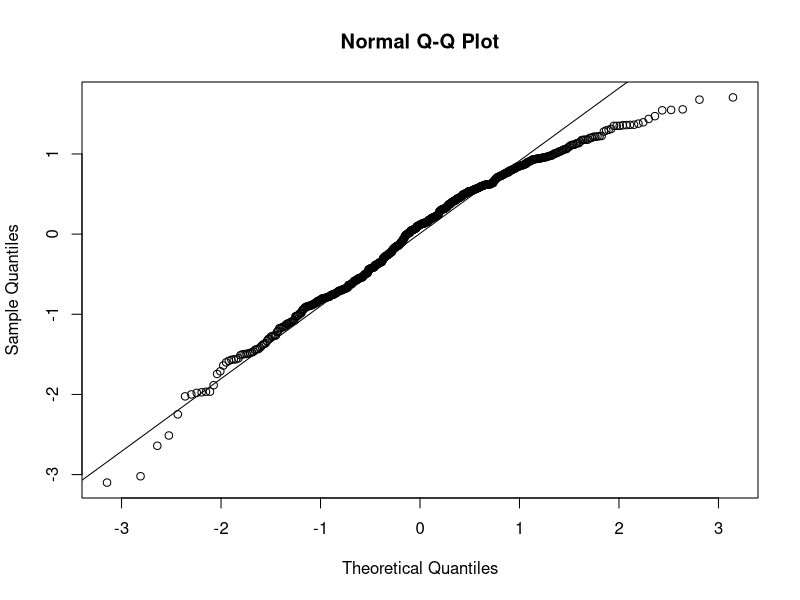

Recreate this plot in R. (Note: this script raises an error after producing the figure.)
#### R script for MODELS in RQ2 ####

# Load libraries
library(dplyr)
library(tidyverse)
library(ggplot2) 

# Load Data
zscores <- read.csv("Data/fullanomalies.csv", header = TRUE)

# Create subset dataframes for drought vs non drought

summer_zscores <- zscores %>%
  filter(week >= 18 & week <= 43)

neg_gpp <- zscores %>%
  filter(gpp_z_scores < 0) # 305 out of 624 are negative

zscores <- zscores %>%
  mutate(condition = ifelse(year %in% c(2003, 2018), "drought", "normal"))

zscores$year_group <- ifelse(zscores$year %in% c(2000, 2001, 2002, 2004, 2005, 2015, 2016, 2017, 2019, 2020), "normal",
                             # ifelse(drivers$year %in% c(2015, 2016, 2017, 2019, 2020), "2015-2020",
                             ifelse(zscores$year %in% c(2003), "2003", 
                                    ifelse(zscores$year %in% c(2018), "2018", NA)))

nondrought <- zscores %>%
  filter(!(year %in% c(2003, 2018)))


# Models

library(lme4)
library(lmerTest)

model <- lmer(gpp_z_scores ~  temp_z_scores + sm1_z_scores + sm2_z_scores + sm3_z_scores + swr_z_scores + vpd_z_scores + (1|condition), data = zscores)
summary(model)

residuals <- resid(model)
shapiro.test(residuals)
qqnorm(residuals) 
qqline(residuals)


model <- lmer(gpp_z_scores ~  temp_z_scores * sm1_z_scores * sm2_z_scores * sm3_z_scores * vpd_z_scores + (1|condition), data = summer_zscores)
summary(model)

residuals <- resid(model)
shapiro.test(residuals)
qqnorm(residuals) 
qqline(residuals)




#### Timeseries plots of z-scores ####
nondrought <- nondrought %>%
  group_by(doy) %>%
  mutate(mean_gpp = mean(gpp_z_scores, na.rm = TRUE),
         mean_maxT = mean(temp_z_scores, na.rm = TRUE),
         mean_sm1 = mean(sm1_z_scores, na.rm = TRUE),
         mean_sm2 = mean(sm2_z_scores, na.rm = TRUE),
         mean_sm3 = mean(sm3_z_scores, na.rm = TRUE),
         mean_vpd = mean(vpd_z_scores, na.rm = TRUE),
         mean_swr = mean(swr_z_scores, na.rm = TRUE)) %>%
  ungroup()

drought1 <- zscores %>%
  filter((year %in% c(2003, 2018)))

drought1 <- drought1 %>%
  group_by(year) %>%
  mutate(mean_maxT = temp_z_scores, mean_gpp = gpp_z_scores, mean_sm1 = sm1_z_scores, mean_sm2 = sm2_z_scores, mean_sm3 = sm3_z_scores, mean_vpd = vpd_z_scores, mean_swr = swr_z_scores) %>%
  ungroup()

new <- rbind(drought1, nondrought)

palette_anomalies <- c("#D6A400", "#B80422", "darkgrey")

gpp_plotz <- ggplot(new, aes(x = doy, y = mean_gpp, group = year_group, colour = year_group, linetype = condition)) +
  geom_line(size = 0.8) +
  labs(title = "",
       x = "Summer months",
       y = "GPP (gC/m²/day)",
       colour = "Year:") +
  scale_colour_manual(values = palette_anomalies) +
  #scale_shape_manual() + 
  theme(legend.position = "none", panel.background = element_blank(), axis.line = element_line(colour = "black"), 
        plot.title = element_text(size=12, hjust=0.5),
        axis.title = element_text(size=11),
        axis.text = element_text(size=9),
        legend.title = element_text(size = 11, face = "bold", ),
        legend.text = element_text(size = 11),
        plot.margin = margin(1, 1, 1, 1, "cm")) +
  scale_x_continuous(breaks = c(126, 154, 182, 217, 252), 
                     labels = c("May", "Jun", "Jul", "Aug", "Sep"))

plot(gpp_plotz)

maxT_plotz <- ggplot(new, aes(x = doy, y = mean_maxT, group = year_group, colour = year_group, linetype = condition)) +
  geom_line(size = 0.8) +
  labs(title = "",
       x = "Time (months)",
       y = "Max temperature (°C)",
       colour = "Year:") +
  scale_colour_manual(values = palette_anomalies) +
  #scale_shape_manual() + 
  theme(legend.position = "none", panel.background = element_blank(), axis.line = element_line(colour = "black"), 
        plot.title = element_text(size=12, hjust=0.5),
        axis.title = element_text(size=11),
        axis.text = element_text(size=9),
        legend.title = element_text(size = 11, face = "bold", ),
        legend.text = element_text(size = 11),
        plot.margin = margin(1, 1, 1, 1, "cm")) +
  scale_x_continuous(breaks = c(126, 154, 182, 217, 252), 
                     labels = c("May", "Jun", "Jul", "Aug", "Sep"))

plot(maxT_plotz)

sm1_plotz <- ggplot(new, aes(x = doy, y = mean_sm1, group = year_group, colour = year_group, linetype = condition)) +
  geom_line(size = 0.8) +
  labs(title = "",
       x = "Time (month)",
       y = "Soil moisture at depth 2 (X)",
       colour = "Year:") +
  scale_colour_manual(values = palette_anomalies) +
  #scale_shape_manual() + 
  theme(legend.position = "none", panel.background = element_blank(), axis.line = element_line(colour = "black"), 
        plot.title = element_text(size=12, hjust=0.5),
        axis.title = element_text(size=11),
        axis.text = element_text(size=9),
        legend.title = element_text(size = 11, face = "bold", ),
        legend.text = element_text(size = 11),
        plot.margin = margin(1, 1, 1, 1, "cm")) +
  scale_x_continuous(breaks = c(126, 154, 182, 217, 252), 
                     labels = c("May", "Jun", "Jul", "Aug", "Sep"))

plot(sm1_plotz)



sm2_plotz <- ggplot(new, aes(x = doy, y = mean_sm2, group = year_group, colour = year_group, linetype = condition)) +
  geom_line(size = 0.8) +
  labs(title = "",
       x = "Time (month)",
       y = "Soil moisture at depth 2 (X)",
       colour = "Year:") +
  scale_colour_manual(values = palette_anomalies) +
  #scale_shape_manual() + 
  theme(legend.position = "none", panel.background = element_blank(), axis.line = element_line(colour = "black"), 
        plot.title = element_text(size=12, hjust=0.5),
        axis.title = element_text(size=11),
        axis.text = element_text(size=9),
        legend.title = element_text(size = 11, face = "bold", ),
        legend.text = element_text(size = 11),
        plot.margin = margin(1, 1, 1, 1, "cm")) +
  scale_x_continuous(breaks = c(126, 154, 182, 217, 252), 
                     labels = c("May", "Jun", "Jul", "Aug", "Sep"))

plot(sm2_plotz)

sm3_plotz <- ggplot(new, aes(x = doy, y = mean_sm3, group = year_group, colour = year_group, linetype = condition)) +
  geom_line(size = 0.8) +
  labs(title = "",
       x = "Time (month)",
       y = "Soil moisture at depth 3 (X)",
       colour = "Year:") +
  scale_colour_manual(values = palette_anomalies) +
  #scale_shape_manual() + 
  theme(legend.position = "none", panel.background = element_blank(), axis.line = element_line(colour = "black"), 
        plot.title = element_text(size=12, hjust=0.5),
        axis.title = element_text(size=11),
        axis.text = element_text(size=9),
        legend.title = element_text(size = 11, face = "bold", ),
        legend.text = element_text(size = 11),
        plot.margin = margin(1, 1, 1, 1, "cm")) +
  scale_x_continuous(breaks = c(126, 154, 182, 217, 252), 
                     labels = c("May", "Jun", "Jul", "Aug", "Sep"))

plot(sm3_plotz)


vpd_plotz <- ggplot(new, aes(x = doy, y = mean_vpd, group = year_group, colour = year_group, linetype = condition)) +
  geom_line(size = 0.8) +
  labs(title = "",
       x = "Time (month)",
       y = "VPD (kPa)",
       colour = "Year:") +
  scale_colour_manual(values = palette_anomalies) +
  #scale_shape_manual() + 
  theme(legend.position = "none", panel.background = element_blank(), axis.line = element_line(colour = "black"), 
        plot.title = element_text(size=12, hjust=0.5),
        axis.title = element_text(size=11),
        axis.text = element_text(size=9),
        legend.title = element_text(size = 11, face = "bold", ),
        legend.text = element_text(size = 11),
        plot.margin = margin(1, 1, 1, 1, "cm")) +
  scale_x_continuous(breaks = c(126, 154, 182, 217, 252), 
                     labels = c("May", "Jun", "Jul", "Aug", "Sep"))
plot(vpd_plotz)

swr_plotz <- ggplot(new, aes(x = doy, y = mean_swr, group = year_group, colour = year_group, linetype = condition)) +
  geom_line(size = 0.8) +
  labs(title = "",
       x = "Time (months)",
       y = "SWR (MJ/m²/day)",
       colour = "Year:") +
  scale_colour_manual(values = palette_anomalies) +
  #scale_shape_manual() + 
  theme(legend.position = "none", panel.background = element_blank(), axis.line = element_line(colour = "black"), 
        plot.title = element_text(size=12, hjust=0.5),
        axis.title = element_text(size=11),
        axis.text = element_text(size=9),
        legend.title = element_text(size = 11, face = "bold", ),
        legend.text = element_text(size = 11),
        plot.margin = margin(1, 1, 1, 1, "cm")) +
  scale_x_continuous(breaks = c(126, 154, 182, 217, 252), 
                     labels = c("May", "Jun", "Jul", "Aug", "Sep"))
plot(swr_plotz)







#### Modelling drivers relationship with GPP

# ANOVA
# Combined ANOVA
anova_all <- aov(gpp_z_scores ~ temp_z_scores + sm1_z_scores + sm2_z_scores + sm3_z_scores + vpd_z_scores + swr_z_scores, data = neg_gpp)
summary(anova_all) # no significant effect

anova_maxT <- aov(gpp_z_scores ~ temp_z_scores, data = nondrought)
anova_sm3 <- aov(mod_gpp ~ sm3, data = drought)
anova_vpd <- aov(mod_gpp ~ vpd, data = drought)
anova_swr <- aov(mod_gpp ~ swr, data = drought)
anova_all <- aov(gpp_z_scores ~ temp_z_scores + sm1_z_scores + sm2_z_scores + sm3_z_scores + vpd_z_scores + swr_z_scores, data = nondrought)
summary(anova_all)
summary(anova_maxT)


ggplot()
